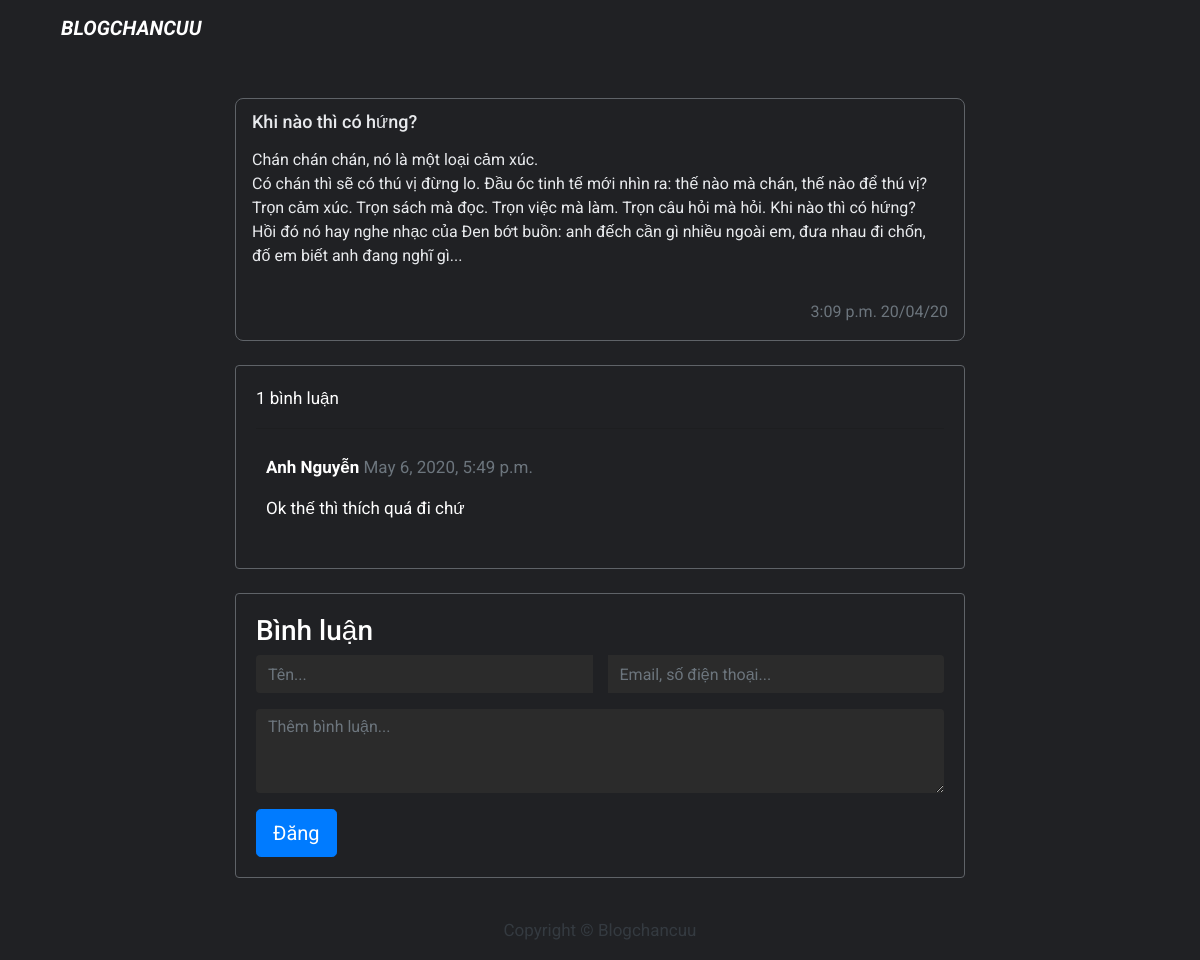
/khi-nao-thi-co-hung/, run on the app's committed database.
### post/models.py (models this page shows, shortened)
class Post(models.Model):
	title = models.CharField(max_length=200, null=True, blank=True)
	slug  = models.SlugField(max_length=200, null=True, blank=True)
	update_on = models.DateTimeField(auto_now= True)
	content = models.TextField()
	created_on = models.DateTimeField(auto_now_add= True)
	status = models.IntegerField(choices= STATUS, default=1)
	tag = models.ManyToManyField(Tag, blank=True)
	class Meta:
		ordering = ['-created_on']

class Comment(models.Model):
	post = models.ForeignKey(Post, on_delete=models.CASCADE, related_name="comments")
	name = models.CharField(max_length=80)
	email = models.EmailField()
	body = models.TextField()
	created_on = models.DateTimeField(auto_now_add=True)
	active = models.BooleanField(default=True)
	class Meta:
		ordering = ['created_on']

### post/views.py (the view)
# urls.py: path('<slug:slug>/', views.postDetail, name='post_detail'),
def postDetail(request, slug):
    template_name = 'post_detail.html'
    post = get_object_or_404(Post, slug=slug)
    comments = post.comments.filter(active=True)
    new_comment = None
    print(post.title)
    if request.method == 'POST':
        comment_form = CommentForm(data=request.POST)
        if comment_form.is_valid():
            new_comment = comment_form.save(commit=False)
            new_comment.post = post
            new_comment.save()
            return redirect("/" + str(post.slug))
    else:
        comment_form = CommentForm()
    print(request.POST)
    return render(request, template_name, {
        'post': post,
        'comments': comments,
        'new_comment': new_comment,
        'comment_form': CommentForm()
    })

### post/forms.py
class CommentForm(forms.ModelForm):
    class Meta:
        model = Comment
        fields = ('name', 'email', 'body')

### templates/post_detail.html (shortened to what this page needs)
{% extends "base.html" %}
{% load static %}
{% block extrahead %}
<link rel="stylesheet" href="{% static 'css/post-detail.css' %}">
{% endblock extrahead %}
{% block content %}
<div class="container">
    <div class="row">
        <div class="col-md-8 mx-auto mt-3">
            <div class="post-detail mb-4">
                {% if post.title %}
                <h2 class="post-title">{{ post.title }}</h2>
                {% endif %}
                <div class="post-content">{{ post.content| safe }}</div>
                <div class="botton-nav d-flex justify-content-between align-self-baseline">
                    <span class="created-on text-muted text-right">{{ post.created_on | date:"P d/m/y" }}</span>
                </div>
            </div>
            {% with comments.count as total_comments %} {% if total_comments %}
            <div class="card-body card mb-4 mt-3">
                <span>{{ total_comments }} bình luận</span>
                <hr> {% for comment in comments %}
                <div class="comments" style="padding: 10px;">
                    <p class="font-weight-bold">
                        {{ comment.name }}
                        <span class="text-muted font-weight-normal">
                        {{ comment.created_on }}
                        </span>
                    </p>
                    {{ comment.body | linebreaks }}
                </div>
                {% endfor %}
            </div>
            {% endif %} {% endwith %}
            <div class="card-body card mb-4 mt-3">
                {% if new_comment %}
                <div class="alert alert-success" role="alert">
                    Your comment is awaiting moderation
                </div>
                {% else %}
                <h3>Bình luận</h3>
                <form action="" method="POST">
                    <div class="input-group">
                        <input type="text" name="name" placeholder="Tên..." id="nameinput"
                            class="form-control form-control-comment text-white mr-3">
                        <input type="text" name="email" placeholder="Email, số điện thoại..." id="emailinput"
                            class="form-control form-control-comment text-white">
                    </div>
                    <div class="form-group">
                        <textarea class="form-control form-control-comment text-white" name="body"
                            placeholder="Thêm bình luận..." rows="3"></textarea>
                    </div>
                    <input class="btn btn-primary  btn-lg" type="submit" value="Đăng">
                </form>
                {% endif %}
            </div>
        </div>
    </div>
</div>
{% endblock content %}

### static/css/base.css (style rules this page uses)
:root { --main-bg-color: #202124; --main-text-color: #e8eaed; }
body { font-family: "Roboto", sans-serif; font-size: 17px; background-color: #202124; color: var(--main-text-color); }

### static/css/post-detail.css (style rules this page uses)
.post-detail { color: var(--main-bg-color); border: 1px solid #5f6368; border-radius: 8px; }
.post-title { padding: 12px 16px 0 16px; margin: 0; font-size: 18px; font-weight: 500; color: #e8eaed; }
.post-content { padding: 16px; font-size: 16px; color: #e8eaed; }
.botton-nav { padding: 16px; }
.created-on { font-size: 16px; }
.card { background-color: var(--main-bg-color); color: #fff; border: 1px solid #5f6368; }
.form-control-comment { background-color: #2b2b2b !important; color: var(--main-text-color) !important; border: none !important; }

### data on the page
Post: title "Khi nào thì có hứng?", content "Chán chán chán, nó là một loại cảm xúc. Có chán thì sẽ có thú vị đừng lo. Đầu óc tinh tế mới nhìn ra: thế nào mà chán, thế nào để thú vị? Trọn cảm xúc. Trọn sách mà đọc. Trọn việc mà làm. Trọn câu hỏi mà hỏi. Khi nào thì có hứng? Hồi đó nó hay nghe nhạc của Đen bớt buồn: anh đếch cần gì nhiều ngoài em, đưa nhau đi chốn, đố em biết anh đang nghĩ gì...", created_on "3:09 p.m. 20/04/20"
Comment: name "Anh Nguyễn", created_on "May 6, 2020, 5:49 p.m.", body "Ok thế thì thích quá đi chứ"

### other printed values
{{ total_comments }} "1"
